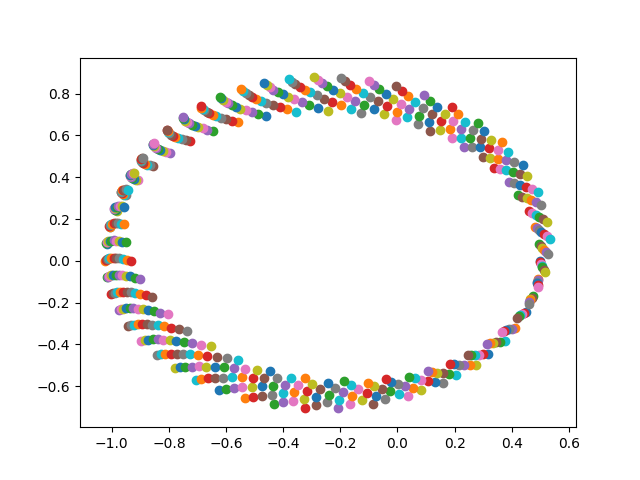

This chart was generated by the following Python code:
import numpy as np
import matplotlib.pyplot as plt

R=[]
d=0.1
x,y=0.500,0.000
vx,vy=0.000,1.630
r=np.sqrt(x**2+y**2)
ax=-(x/r**3)
ay=-(y/r**3)
vx=vx+ax*(d/2)
vy=vy+ay*(d/2)
N = int(input('请输入模拟次数:'))
for t in range(0,N):
	R.append([t/10,x,vx,ax,y,vy,ay,r,1/r**3])
	# print(t/10,x,y)
	plt.scatter(x,y)
	x=x+vx*d
	y=y+vy*d
	r=np.sqrt(x**2+y**2)
	ax=-(x/r**3)
	ay=-(y/r**3)
	vx=vx+ax*d
	vy=vy+ay*d

plt.savefig('plante2.png')
# print(R)